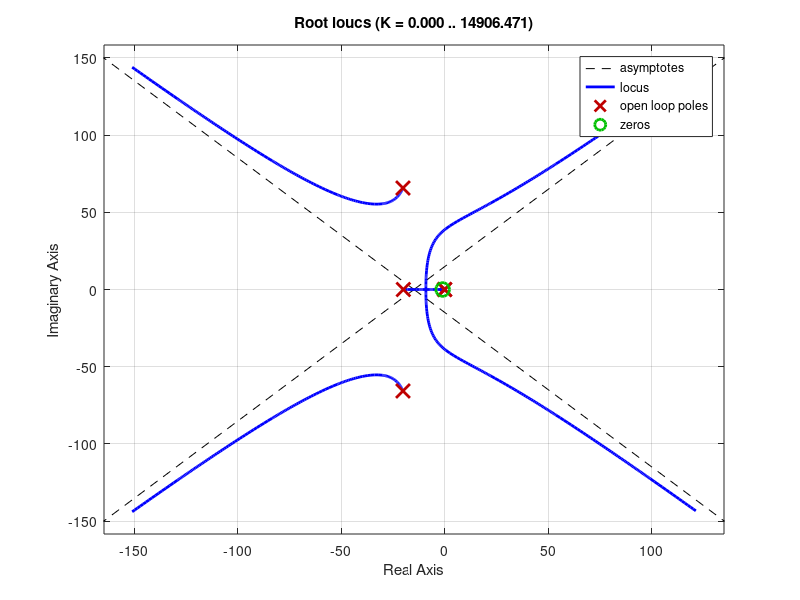

Recreate this plot in MATLAB. (Note: this script raises an error after producing the figure.)
%% Ball on plate - Control Design
% Ball on plate from Chapter 1. A servo motor tilts the plate by the angle
% theta and the ball rolls. Each axis (x and y) is the same, so we design one
% controller and use it for both. The input is the servo angle command
% theta_ref and the output is the ball position x.

clear all
close all

c = 1.09;           % ball acceleration per servo angle [m/s^2/rad] (K_bb in the lab)
K = 1.53;           % servo gain [rad/(V s)]
tau = 0.0248;       % servo time constant [s]
Kp1 = 76.5;         % inner servo loop gain (P control of the servo angle)
s = tf('s');
%%
% Ball: x'' = c sin(theta), linearized X(s)/Theta(s) = c/s^2
%
% Servo with its own P loop: Theta(s)/Theta_ref(s) = Kp1 K/(tau s^2 + s + Kp1 K)

Gball = c/s^2;
Gservo = Kp1*K/(tau*s^2 + s + Kp1*K);
G = Gball*Gservo;
pole(Gservo)
%%
% The servo poles are fast compared to the ball, so G is almost c/s^2. Plot
% the root locus of G:

rlocus(G);
%%
% With C(s) = K the closed loop poles are on the imaginary axis (or in the
% RHP for large K): the ball oscillates and never settles. As for the satellite,
% we need a lead compensator
%
% $$C(s) = K\frac{s+a}{s/b+1}, \qquad b > a$$
%
% For example, let

C = (s+1)/(s/20+1);
rlocus(C*G);
%%
% With a gain of 3 the closed loop poles are all in the LHP

K = 3;
C = K*C;
pzplot(minreal(C*G/(1+C*G)));
%%
% Let's look at the step response (a command to move the ball by 1 m; the
% plate is smaller, but the system is linear)

step(minreal(C*G/(1+C*G)));
%%
% To try this controller in BOP_Realtime_Demo, set
%
%   C = 3*(s+1)/(s/20+1);

[numC, denC] = tfdata(C, 'v')
